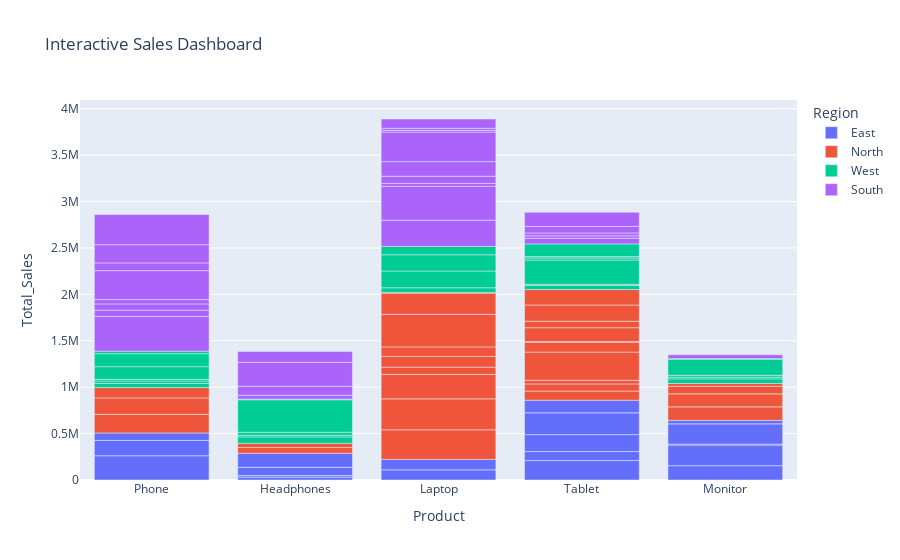

The code cell stored with this chart in its notebook:
### Code cell
import pandas as pd
import matplotlib.pyplot as plt
import seaborn as sns
import plotly.express as px
df = pd.read_csv("sales_data.csv")

print("Dataset Loaded Successfully!")
print(df.head())
print("\nColumns:", df.columns)
print("\nMissing Values:\n", df.isnull().sum())

df['Date'] = pd.to_datetime(df['Date'])

sns.set_theme(style="whitegrid")
plt.rcParams['figure.facecolor'] = '#f5f5f5'

# 2. Box Plot – Sales by Product

plt.figure(figsize=(8,5))
sns.boxplot(x='Product', y='Total_Sales', data=df)
plt.xticks(rotation=45)
plt.title("Sales Distribution by Product")
plt.tight_layout()
plt.savefig("visualizations/boxplot.png")
plt.show()


# 3. Violin Plot – Quantity Distribution

plt.figure(figsize=(8,5))
sns.violinplot(x='Product', y='Quantity', data=df)
plt.xticks(rotation=45)
plt.title("Quantity Distribution by Product")
plt.tight_layout()
plt.savefig("visualizations/violinplot.png")
plt.show()


# 4. Correlation Heatmap

plt.figure(figsize=(8,6))
corr = df.corr(numeric_only=True)
sns.heatmap(corr, annot=True, cmap='coolwarm')
plt.title("Correlation Heatmap")
plt.tight_layout()
plt.savefig("visualizations/heatmap.png")
plt.show()


# 5. Sales Trend Over Time

sales_trend = df.groupby('Date')['Total_Sales'].sum().reset_index()

plt.figure(figsize=(10,5))
sns.lineplot(x='Date', y='Total_Sales', data=sales_trend)
plt.title("Sales Trend Over Time")
plt.tight_layout()
plt.savefig("visualizations/sales_trend.png")
plt.show()


# 6. Region-wise Sales (Segmentation)

plt.figure(figsize=(8,5))
sns.barplot(x='Region', y='Total_Sales', data=df)
plt.xticks(rotation=45)
plt.title("Sales by Region")
plt.tight_layout()
plt.savefig("visualizations/region_sales.png")
plt.show()


# 7. 2x2 Dashboard Layout

fig, axes = plt.subplots(2,2, figsize=(12,8))

sns.boxplot(x='Product', y='Total_Sales', data=df, ax=axes[0,0])
axes[0,0].set_title("Sales Distribution")

sns.violinplot(x='Product', y='Quantity', data=df, ax=axes[0,1])
axes[0,1].set_title("Quantity Distribution")

sns.heatmap(corr, annot=True, cmap='coolwarm', ax=axes[1,0])
axes[1,0].set_title("Correlation")

sns.barplot(x='Region', y='Total_Sales', data=df, ax=axes[1,1])
axes[1,1].set_title("Region Sales")

plt.tight_layout()
plt.savefig("visualizations/dashboard_layout.png")
plt.show()


# 8. Interactive Plotly Chart

fig = px.bar(
    df,
    x='Product',
    y='Total_Sales',
    color='Region',
    title="Interactive Sales Dashboard",
    hover_data=['Quantity', 'Price']
)

fig.show()

print("\nDashboard Created Successfully!")

### Figure 1 — Plotly figure (JSON) as saved in the notebook; plotly's stock layout.template omitted (floating-point values rounded to 4 significant figures)
{"data": [{"alignmentgroup": "True", "customdata": [[7, 37300], [1, 30895], [8, 20655], [4, 4195], [3, 36518], [6, 34900], [2, 48602], [4, 45515], [8, 19256], [2, 40244], [6, 37055], [2, 5272], [9, 24224], [2, 44487], [8, 18964], [9, 26110], [4, 28098], [4, 9483], [5, 27196]], "hovertemplate": "Region=East<br>Product=%{x}<br>Total_Sales=%{y}<br>Quantity=%{customdata[0]}<br>Price=%{customdata[1]}<extra></extra>", "legendgroup": "East", "marker": {"color": "#636efa", "pattern": {"shape": ""}}, "name": "East", "offsetgroup": "East", "orientation": "v", "showlegend": true, "textposition": "auto", "type": "bar", "x": ["Phone", "Headphones", "Phone", "Headphones", "Laptop", "Tablet", "Tablet", "Tablet", "Monitor", "Phone", "Monitor", "Monitor", "Monitor", "Headphones", "Headphones", "Tablet", "Laptop", "Monitor", "Tablet"], "xaxis": "x", "y": [261100, 30895, 165240, 16780, 109554, 209400, 97204, 182060, 154048, 80488, 222330, 10544, 218016, 88974, 151712, 234990, 112392, 37932, 135980], "yaxis": "y"}, {"alignmentgroup": "True", "customdata": [[4, 15406], [8, 39835], [3, 32791], [4, 19322], [8, 41749], [9, 29275], [3, 25948], [1, 38298], [7, 43495], [1, 45467], [9, 11902], [5, 40177], [6, 29499], [6, 24160], [5, 1308], [3, 37135], [5, 29840], [8, 14381], [3, 34303], [3, 23229], [6, 23381], [9, 19425], [8, 43861], [7, 11591], [6, 38037], [1, 7148], [8, 20770], [1, 30717]], "hovertemplate": "Region=North<br>Product=%{x}<br>Total_Sales=%{y}<br>Quantity=%{customdata[0]}<br>Price=%{customdata[1]}<extra></extra>", "legendgroup": "North", "marker": {"color": "#EF553B", "pattern": {"shape": ""}}, "name": "North", "offsetgroup": "North", "orientation": "v", "showlegend": true, "textposition": "auto", "type": "bar", "x": ["Headphones", "Laptop", "Tablet", "Tablet", "Laptop", "Laptop", "Laptop", "Tablet", "Tablet", "Headphones", "Tablet", "Phone", "Phone", "Monitor", "Tablet", "Phone", "Tablet", "Laptop", "Laptop", "Tablet", "Monitor", "Tablet", "Laptop", "Monitor", "Laptop", "Laptop", "Tablet", "Monitor"], "xaxis": "x", "y": [61624, 318680, 98373, 77288, 333992, 263475, 77844, 38298, 304465, 45467, 107118, 200885, 176994, 144960, 6540, 111405, 149200, 115048, 102909, 69687, 140286, 174825, 350888, 81137, 228222, 7148, 166160, 30717], "yaxis": "y"}, {"alignmentgroup": "True", "customdata": [[2, 21746], [7, 7262], [4, 45023], [8, 6160], [2, 13233], [2, 34447], [1, 44045], [2, 6713], [1, 17838], [2, 9191], [1, 20083], [1, 18616], [6, 43350], [4, 43428], [2, 11032], [1, 6720], [4, 43848], [9, 15160], [1, 32524], [5, 17924], [4, 34843], [7, 49930], [4, 3839], [6, 4578], [7, 19507], [1, 7647]], "hovertemplate": "Region=West<br>Product=%{x}<br>Total_Sales=%{y}<br>Quantity=%{customdata[0]}<br>Price=%{customdata[1]}<extra></extra>", "legendgroup": "West", "marker": {"color": "#00cc96", "pattern": {"shape": ""}}, "name": "West", "offsetgroup": "West", "orientation": "v", "showlegend": true, "textposition": "auto", "type": "bar", "x": ["Phone", "Laptop", "Laptop", "Monitor", "Phone", "Headphones", "Tablet", "Tablet", "Headphones", "Monitor", "Monitor", "Phone", "Tablet", "Monitor", "Tablet", "Monitor", "Laptop", "Phone", "Headphones", "Laptop", "Phone", "Headphones", "Tablet", "Phone", "Tablet", "Headphones"], "xaxis": "x", "y": [43492, 50834, 180092, 49280, 26466, 68894, 44045, 13426, 17838, 18382, 20083, 18616, 260100, 173712, 22064, 6720, 175392, 136440, 32524, 89620, 139372, 349510, 15356, 27468, 136549, 7647], "yaxis": "y"}, {"alignmentgroup": "True", "customdata": [[7, 40420], [9, 40430], [9, 41548], [5, 13488], [4, 16997], [3, 20696], [6, 4339], [1, 39924], [4, 11494], [1, 32297], [7, 4341], [5, 15475], [3, 13624], [8, 19661], [7, 44652], [9, 35418], [4, 17512], [5, 16596], [7, 2603], [4, 49101], [2, 48769], [8, 40518], [3, 7455], [5, 30531], [6, 42813], [6, 16667], [5, 23376]], "hovertemplate": "Region=South<br>Product=%{x}<br>Total_Sales=%{y}<br>Quantity=%{customdata[0]}<br>Price=%{customdata[1]}<extra></extra>", "legendgroup": "South", "marker": {"color": "#ab63fa", "pattern": {"shape": ""}}, "name": "South", "offsetgroup": "South", "orientation": "v", "showlegend": true, "textposition": "auto", "type": "bar", "x": ["Laptop", "Laptop", "Phone", "Phone", "Phone", "Tablet", "Tablet", "Monitor", "Phone", "Laptop", "Tablet", "Laptop", "Headphones", "Laptop", "Phone", "Laptop", "Tablet", "Phone", "Laptop", "Phone", "Headphones", "Phone", "Laptop", "Tablet", "Headphones", "Laptop", "Headphones"], "xaxis": "x", "y": [282940, 363870, 373932, 67440, 67988, 62088, 26034, 39924, 45976, 32297, 30387, 77375, 40872, 157288, 312564, 318762, 70048, 82980, 18221, 196404, 97538, 324144, 22365, 152655, 256878, 100002, 116880], "yaxis": "y"}], "layout": {"autosize": true, "barmode": "relative", "legend": {"title": {"text": "Region"}, "tracegroupgap": 0}, "title": {"text": "Interactive Sales Dashboard"}, "xaxis": {"anchor": "y", "autorange": true, "domain": [0, 1], "range": [-0.5, 4.5], "title": {"text": "Product"}, "type": "category"}, "yaxis": {"anchor": "x", "autorange": true, "domain": [0, 1], "range": [0, 4094000.0], "title": {"text": "Total_Sales"}, "type": "linear"}}}
